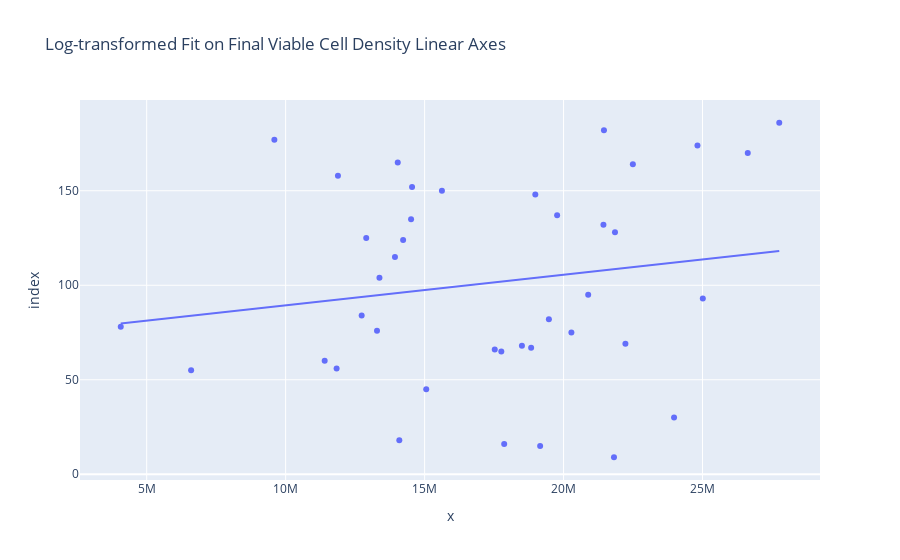

Notebook cell for this chart:
### Markdown cell above
Finally, after importing plotly.express, a scatter plot with Ordinary Least Squares (OLS) regression trendline was generated as shown in Plotly.com Trendlines (n.d.). OLS describes the relationship between one or more independent variables and a dependent variable by minimizing the sum of the squared differences between the predicted values on the line and the actual data points to find the best-fitting line through a set of data points (XLSTAT, 2017).

### Code cell
px.scatter(y_test, y_pred_lr, trendline='ols', 
           title="Log-transformed Fit on Final Viable Cell Density Linear Axes")

### Figure 1 — Plotly figure (JSON) as saved in the notebook; plotly's stock layout.template omitted (floating-point values rounded to 4 significant figures)
{"data": [{"hovertemplate": "x=%{x}<br>index=%{y}<extra></extra>", "legendgroup": "", "marker": {"color": "#636efa", "symbol": "circle"}, "mode": "markers", "name": "", "orientation": "h", "showlegend": false, "type": "scatter", "x": [20890000.0, 19160000.0, 23980000.0, 11880000.0, 21850000.0, 13930000.0, 22220000.0, 26630000.0, 24820000.0, 15060000.0, 17520000.0, 21450000.0, 14030000.0, 4067000.0, 27760000.0, 9594000.0, 11830000.0, 14550000.0, 19470000.0, 18500000.0, 14230000.0, 17860000.0, 18980000.0, 25010000.0, 17760000.0, 11400000.0, 12740000.0, 18830000.0, 12900000.0, 21430000.0, 21810000.0, 14090000.0, 6599000.0, 20280000.0, 15620000.0, 13380000.0, 14510000.0, 19770000.0, 22490000.0, 13290000.0], "xaxis": "x", "y": [95, 15, 30, 158, 128, 115, 69, 170, 174, 45, 66, 182, 165, 78, 186, 177, 56, 152, 82, 68, 124, 16, 148, 93, 65, 60, 84, 67, 125, 132, 9, 18, 55, 75, 150, 104, 135, 137, 164, 76], "yaxis": "y"}, {"hovertemplate": "<b>OLS trendline</b><br>index = 1.61748e-06 * x + 73.2099<br>R<sup>2</sup>=0.027317<br><br>x=%{x}<br>index=%{y} <b>(trend)</b><extra></extra>", "legendgroup": "", "marker": {"color": "#636efa", "symbol": "circle"}, "mode": "lines", "name": "", "showlegend": false, "type": "scatter", "x": [4067000.0, 6599000.0, 9594000.0, 11400000.0, 11830000.0, 11880000.0, 12740000.0, 12900000.0, 13290000.0, 13380000.0, 13930000.0, 14030000.0, 14090000.0, 14230000.0, 14510000.0, 14550000.0, 15060000.0, 15620000.0, 17520000.0, 17760000.0, 17860000.0, 18500000.0, 18830000.0, 18980000.0, 19160000.0, 19470000.0, 19770000.0, 20280000.0, 20890000.0, 21430000.0, 21450000.0, 21810000.0, 21850000.0, 22220000.0, 22490000.0, 23980000.0, 24820000.0, 25010000.0, 26630000.0, 27760000.0], "xaxis": "x", "y": [79.79, 83.88, 88.73, 91.66, 92.35, 92.43, 93.81, 94.07, 94.7, 94.84, 95.75, 95.91, 96.0, 96.22, 96.68, 96.74, 97.57, 98.48, 101.6, 101.9, 102.1, 103.1, 103.7, 103.9, 104.2, 104.7, 105.2, 106.0, 107.0, 107.9, 107.9, 108.5, 108.6, 109.2, 109.6, 112.0, 113.4, 113.7, 116.3, 118.1], "yaxis": "y"}], "layout": {"legend": {"tracegroupgap": 0}, "title": {"text": "Log-transformed Fit on Final Viable Cell Density Linear Axes"}, "xaxis": {"anchor": "y", "domain": [0, 1], "title": {"text": "x"}}, "yaxis": {"anchor": "x", "domain": [0, 1], "title": {"text": "index"}}}}
